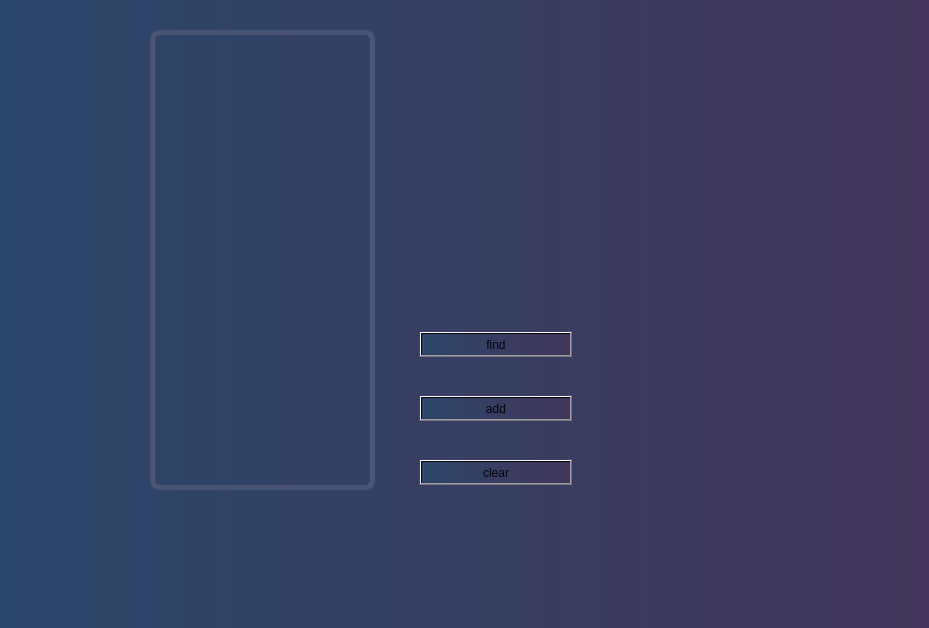
<?xml version="1.0" encoding="UTF-8"?>
<ui version="4.0">
 <class>radarScan</class>
 <widget class="QWidget" name="radarScan">
  <property name="geometry">
   <rect>
    <x>0</x>
    <y>0</y>
    <width>929</width>
    <height>628</height>
   </rect>
  </property>
  <property name="windowTitle">
   <string>Form</string>
  </property>
  <property name="styleSheet">
   <string notr="true">background-color: qlineargradient(spread:pad, x1:0, y1:0, x2:1, y2:0, stop:0 rgba(43, 71, 106, 255), stop:1 rgba(67, 53, 91, 255));</string>
  </property>
  <widget class="QGraphicsView" name="graphicsView_radarScan">
   <property name="geometry">
    <rect>
     <x>150</x>
     <y>30</y>
     <width>225</width>
     <height>460</height>
    </rect>
   </property>
   <property name="styleSheet">
    <string notr="true">border-radius: 5px;
background-color: rgba(255, 255, 255, 0);
border-radius: 10px;
border: 5px solid rgb(75, 85, 117);
</string>
   </property>
  </widget>
  <widget class="QPushButton" name="btnFindxy">
   <property name="geometry">
    <rect>
     <x>420</x>
     <y>332</y>
     <width>152</width>
     <height>25</height>
    </rect>
   </property>
   <property name="text">
    <string>find</string>
   </property>
  </widget>
  <widget class="QPushButton" name="btnAdd">
   <property name="geometry">
    <rect>
     <x>420</x>
     <y>396</y>
     <width>152</width>
     <height>25</height>
    </rect>
   </property>
   <property name="text">
    <string>add</string>
   </property>
  </widget>
  <widget class="QPushButton" name="btnClr">
   <property name="geometry">
    <rect>
     <x>420</x>
     <y>460</y>
     <width>152</width>
     <height>25</height>
    </rect>
   </property>
   <property name="text">
    <string>clear</string>
   </property>
  </widget>
 </widget>
 <resources/>
 <connections/>
</ui>
